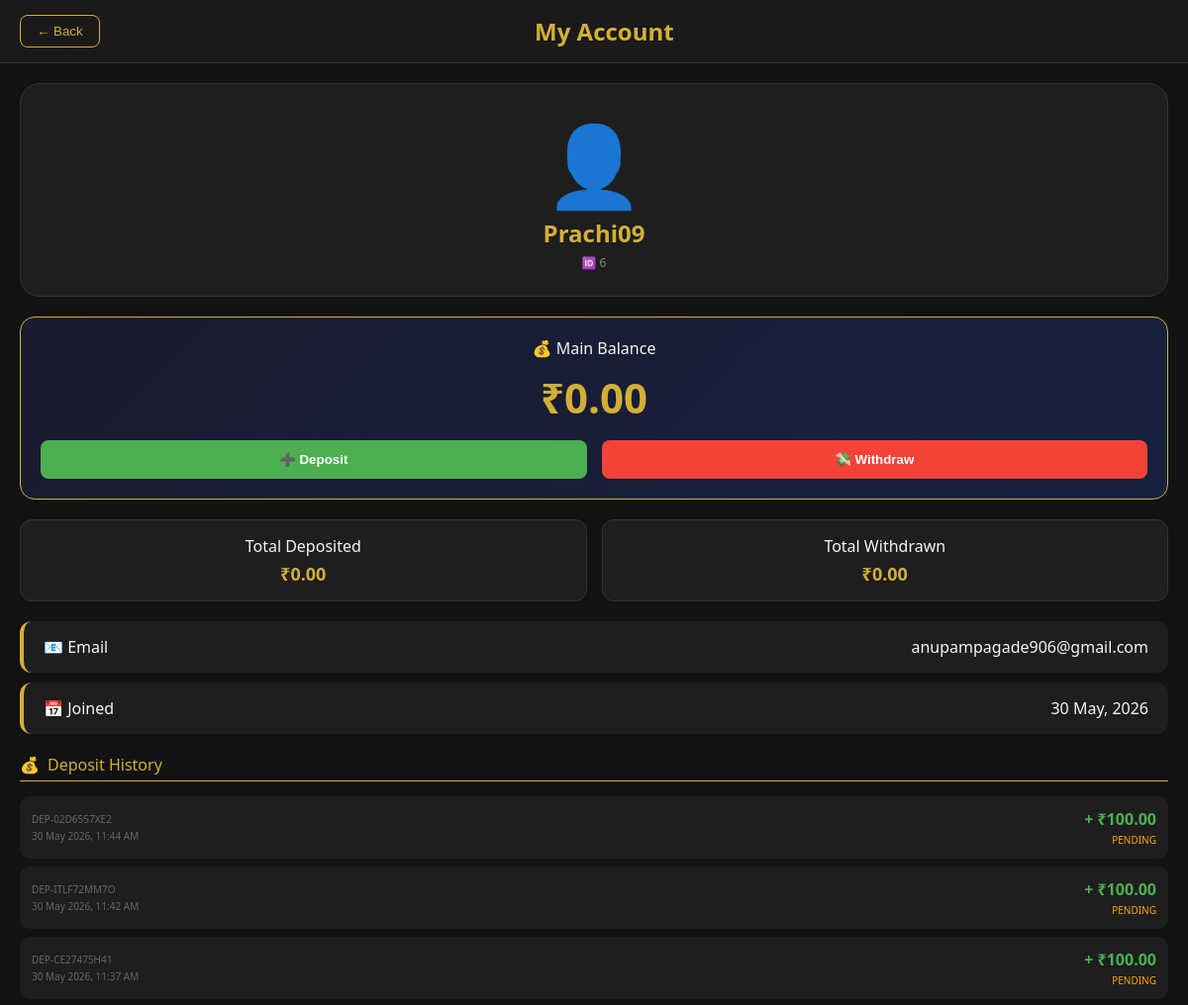
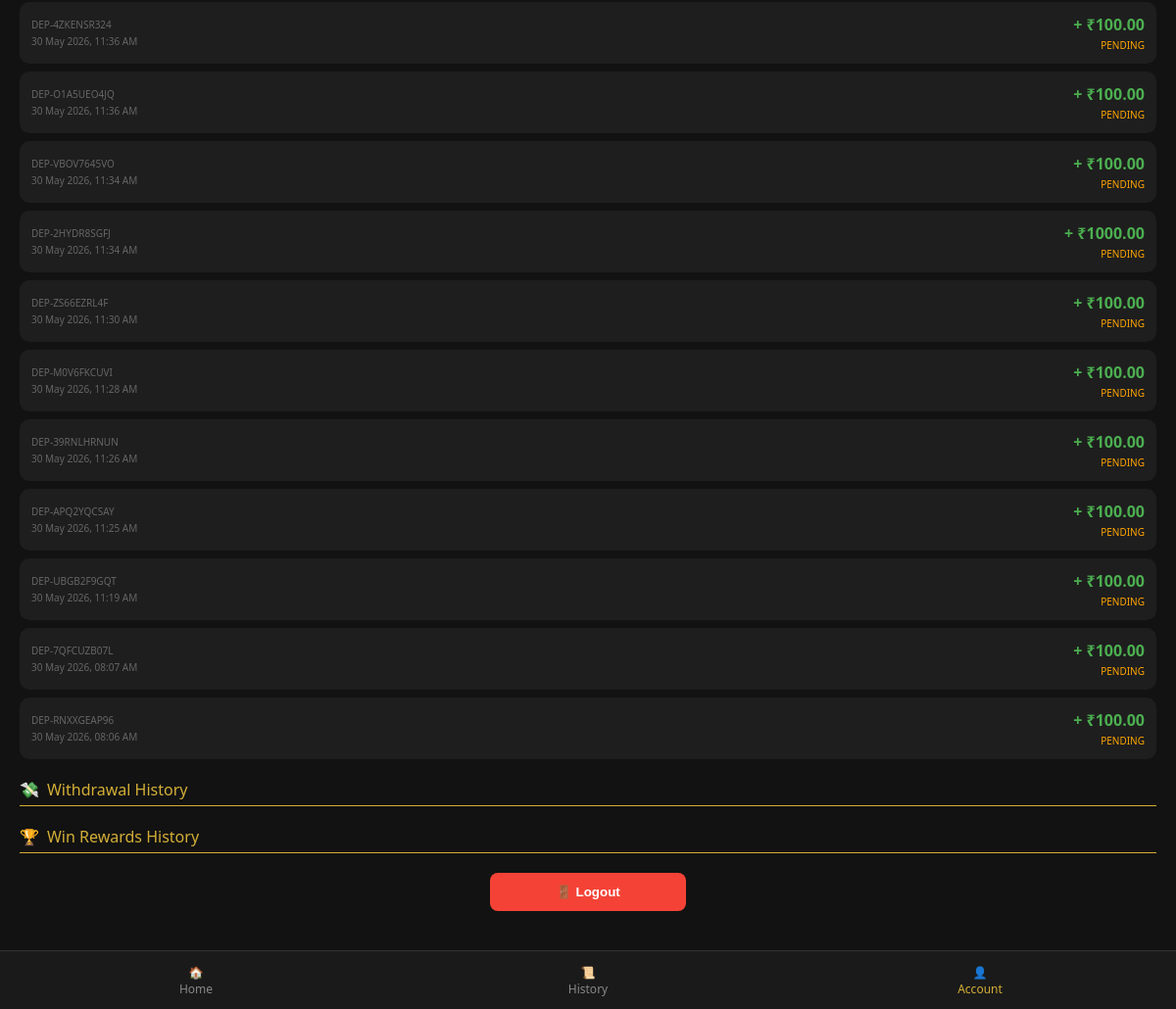
Screenshot of /account/ (signed in) with the database file from the repository (2 pictures, top to bottom).
### game_api/models.py (models this page shows, shortened)
class Transaction(models.Model):
    TRANSACTION_TYPES = [
        ('DEPOSIT', 'Deposit'),
        ('WITHDRAW', 'Withdraw'),
        ('GAME_FEE', 'Game Fee'),
        ('WIN_REWARD', 'Win Reward'),
    ]
    STATUS_CHOICES = [
        ('PENDING', 'Pending'),
        ('COMPLETED', 'Completed'),
        ('FAILED', 'Failed'),
    ]
    user = models.ForeignKey(User, on_delete=models.CASCADE, related_name='transactions')
    transaction_type = models.CharField(max_length=20, choices=TRANSACTION_TYPES)
    amount = models.DecimalField(max_digits=10, decimal_places=2)
    status = models.CharField(max_length=20, choices=STATUS_CHOICES, default='COMPLETED')
    transaction_id = models.CharField(max_length=100, unique=True, blank=True)
    description = models.TextField(blank=True, null=True)
    created_at = models.DateTimeField(auto_now_add=True)
    upi_id = models.CharField(max_length=100, blank=True, null=True)
    utr_number = models.CharField(max_length=100, blank=True, null=True)  # IMPORTANT: Add this
    bank_account = models.CharField(max_length=50, blank=True, null=True)
    ifsc_code = models.CharField(max_length=20, blank=True, null=True)
    account_holder = models.CharField(max_length=100, blank=True, null=True)
    approved_by = models.ForeignKey(User, on_delete=models.SET_NULL, null=True, blank=True, related_name='approved_transactions')
    approved_at = models.DateTimeField(null=True, blank=True)
    rejection_reason = models.TextField(blank=True, null=True)

### game_api/views.py (the view)
# urls.py: path('account/', views.account_page, name='account'),
@login_required
def account_page(request):
    user = request.user
    wallet, created = Wallet.objects.get_or_create(user=user)
    total_wins = GameReward.objects.filter(user=user, status='CLAIMED').count()
    transactions = Transaction.objects.filter(user=user).order_by('-created_at')[:50]
    total_deposit = sum(t.amount for t in transactions if t.transaction_type == 'DEPOSIT' and t.status == 'COMPLETED')
    total_withdraw = sum(t.amount for t in transactions if t.transaction_type == 'WITHDRAW' and t.status == 'COMPLETED')
    context = {
        "user_name": user.username,
        "user_id": user.id,
        "user_email": user.email,
        "joined_date": user.date_joined.strftime("%d %B, %Y"),
        "total_wins": total_wins,
        "wallet_balance": float(wallet.balance),
        "transactions": transactions,
        "total_deposit": float(total_deposit),
        "total_withdraw": float(total_withdraw),
    }
    return render(request, 'account.html', context)

### templates/account.html (shortened to what this page needs)
<!DOCTYPE html>
<html lang="en">
<head>
</head>
<body>
<div class="account-header">
    <button class="back-btn" onclick="goBack()">← Back</button>
    <h2>My Account</h2>
</div>
<div class="profile-card">
    <div class="avatar">👤</div>
    <div class="username">{{ user_name }}</div>
    <div class="user-id">🆔 {{ user_id }}</div>
</div>
<div class="wallet-card">
    <div class="wallet-label">💰 Main Balance</div>
    <div class="wallet-balance" id="walletBalance">₹{{ wallet_balance|floatformat:2 }}</div>
    <div class="wallet-buttons">
        <button class="btn-deposit" onclick="openDepositModal()">➕ Deposit</button>
        <button class="btn-withdraw" onclick="openWithdrawModal()">💸 Withdraw</button>
    </div>
</div>
<div class="stats-row">
    <div class="stat-mini-card"><div class="stat-mini-label">Total Deposited</div><div class="stat-mini-value" id="totalDeposit">₹{{ total_deposit|floatformat:2 }}</div></div>
    <div class="stat-mini-card"><div class="stat-mini-label">Total Withdrawn</div><div class="stat-mini-value" id="totalWithdraw">₹{{ total_withdraw|floatformat:2 }}</div></div>
</div>
<div class="info-grid">
    <div class="info-card"><span>📧 Email</span><span>{{ user_email }}</span></div>
    <div class="info-card"><span>📅 Joined</span><span>{{ joined_date }}</span></div>
</div>
<div class="history-section">
    <div class="history-title"><span>💰</span> Deposit History</div>
    <div id="depositHistory">
        {% for t in transactions %}
            {% if t.transaction_type == 'DEPOSIT' %}
            <div class="transaction-item">
                <div class="transaction-left">
                    <div class="transaction-id">{{ t.transaction_id }}</div>
                    <div class="transaction-date">{{ t.created_at|date:"d M Y, h:i A" }}</div>
                </div>
                <div class="transaction-right">
                    <div class="transaction-amount deposit-amount">+ ₹{{ t.amount }}</div>
                    <div class="transaction-status status-{{ t.status|lower }}">{{ t.status }}</div>
                </div>
            </div>
            {% endif %}
        {% empty %}
            <div class="empty-state">No deposit transactions yet</div>
        {% endfor %}
    </div>
</div>
<div class="history-section">
    <div class="history-title"><span>💸</span> Withdrawal History</div>
</div>
<div class="history-section">
    <div class="history-title"><span>🏆</span> Win Rewards History</div>
</div>
<div style="text-align: center; margin: 20px;">
    <button class="btn-withdraw" style="width: 200px;" onclick="handleLogout()">🚪 Logout</button>
</div>
<nav class="nav">
    <div class="nav-item" onclick="window.location.href='/mine/'"><span>🏠</span>Home</div>
    <div class="nav-item" onclick="window.location.href='/history/'"><span>📜</span>History</div>
    <div class="nav-item active"><span>👤</span>Account</div>
</nav>
</body>
</html>

### templates/account.html (style rules this page uses)
:root { --gold: #d4af37; --bg: #121212; --card: #1e1e1e; --card-light: #2a2a2a; --green: #4caf50; --red: #f44336; --text: #f5f5f5; --text-muted: #888; --border: #333; --phonepe: #5f259f; --googlepay: #4285f4; --paytm: #00baf2; --bhim: #e64a19; }
* { margin: 0; padding: 0; box-sizing: border-box; }
body { background: var(--bg); color: var(--text); font-family: 'Segoe UI', sans-serif; padding-bottom: 80px; }
.account-header { background: #1a1a1a; padding: 15px 20px; display: flex; align-items: center; gap: 15px; border-bottom: 1px solid var(--border); position: sticky; top: 0; z-index: 100; }
.back-btn { background: transparent; border: 1px solid var(--gold); color: var(--gold); padding: 8px 16px; border-radius: 8px; cursor: pointer; }
.account-header h2 { flex: 1; text-align: center; color: var(--gold); }
.profile-card { background: var(--card); margin: 20px; padding: 25px; border-radius: 20px; text-align: center; border: 1px solid var(--border); }
.avatar { font-size: 80px; }
.username { font-size: 24px; font-weight: bold; color: var(--gold); }
.user-id { font-size: 12px; color: var(--text-muted); margin-top: 5px; }
.wallet-card { background: linear-gradient(135deg, #1a1a2e, #16213e); margin: 20px; padding: 20px; border-radius: 15px; border: 1px solid var(--gold); text-align: center; }
.wallet-balance { font-size: 42px; font-weight: bold; color: var(--gold); margin: 10px 0; }
.wallet-buttons { display: flex; gap: 15px; margin-top: 15px; }
.btn-deposit, .btn-withdraw { flex: 1; padding: 12px; border: none; border-radius: 8px; font-weight: bold; cursor: pointer; }
.btn-deposit { background: var(--green); color: white; }
.btn-withdraw { background: var(--red); color: white; }
.stats-row { display: flex; gap: 15px; margin: 20px; }
.stat-mini-card { flex: 1; background: var(--card); padding: 15px; border-radius: 12px; text-align: center; border: 1px solid var(--border); }
.stat-mini-value { font-size: 18px; font-weight: bold; color: var(--gold); margin-top: 5px; }
.info-grid { margin: 20px; }
.info-card { background: var(--card); padding: 15px 20px; border-radius: 12px; border-left: 4px solid var(--gold); display: flex; justify-content: space-between; margin-bottom: 10px; }
.history-section { margin: 20px; }
.history-title { font-size: 16px; color: var(--gold); margin-bottom: 15px; padding-bottom: 5px; border-bottom: 1px solid var(--gold); display: flex; align-items: center; gap: 8px; }
.transaction-item { background: var(--card); padding: 12px; border-radius: 10px; margin-bottom: 8px; display: flex; justify-content: space-between; align-items: center; }
.transaction-left { flex: 1; }
.transaction-id { font-size: 10px; color: #666; }
.transaction-date { font-size: 10px; color: #666; margin-top: 3px; }
.transaction-right { text-align: right; }
.transaction-amount { font-size: 16px; font-weight: bold; }
.transaction-status { font-size: 10px; margin-top: 3px; }
.status-pending { color: orange; }
.deposit-amount { color: var(--green); }
.nav { position: fixed; bottom: 0; width: 100%; background: #1a1a1a; display: flex; height: 60px; border-top: 1px solid var(--border); z-index: 2000; }
.nav-item { flex: 1; display: flex; flex-direction: column; justify-content: center; align-items: center; font-size: 12px; color: #888; cursor: pointer; }
.nav-item.active { color: var(--gold); }

### rows the page displays
Transaction: transaction_id "DEP-02D6557XE2", created_at "30 May 2026, 11:44 AM", amount "100.00", status "PENDING"
Transaction: transaction_id "DEP-ITLF72MM7O", created_at "30 May 2026, 11:42 AM", amount "100.00", status "PENDING"
Transaction: transaction_id "DEP-CE27475H41", created_at "30 May 2026, 11:37 AM", amount "100.00", status "PENDING"
Transaction: transaction_id "DEP-4ZKENSR324", created_at "30 May 2026, 11:36 AM", amount "100.00", status "PENDING"
Transaction: transaction_id "DEP-O1A5UEO4JQ", created_at "30 May 2026, 11:36 AM", amount "100.00", status "PENDING"
Transaction: transaction_id "DEP-VBOV7645VO", created_at "30 May 2026, 11:34 AM", amount "100.00", status "PENDING"
Transaction: transaction_id "DEP-2HYDR8SGFJ", created_at "30 May 2026, 11:34 AM", amount "1000.00", status "PENDING"
Transaction: transaction_id "DEP-ZS66EZRL4F", created_at "30 May 2026, 11:30 AM", amount "100.00", status "PENDING"
Transaction: transaction_id "DEP-M0V6FKCUVI", created_at "30 May 2026, 11:28 AM", amount "100.00", status "PENDING"
Transaction: transaction_id "DEP-39RNLHRNUN", created_at "30 May 2026, 11:26 AM", amount "100.00", status "PENDING"
Transaction: transaction_id "DEP-APQ2YQCSAY", created_at "30 May 2026, 11:25 AM", amount "100.00", status "PENDING"
Transaction: transaction_id "DEP-UBGB2F9GQT", created_at "30 May 2026, 11:19 AM", amount "100.00", status "PENDING"
Transaction: transaction_id "DEP-7QFCUZB07L", created_at "30 May 2026, 08:07 AM", amount "100.00", status "PENDING"
Transaction: transaction_id "DEP-RNXXGEAP96", created_at "30 May 2026, 08:06 AM", amount "100.00", status "PENDING"

### other values shown
{{ user_name }} "Prachi09"
{{ user_id }} "6"
{{ wallet_balance|floatformat:2 }} "0.00"
{{ total_deposit|floatformat:2 }} "0.00"
{{ total_withdraw|floatformat:2 }} "0.00"
{{ user_email }} "anupampagade906@gmail.com"
{{ joined_date }} "30 May, 2026"
